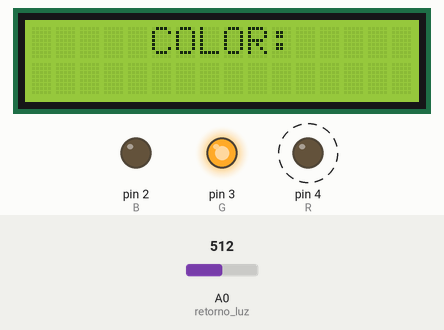
A sketch run on a simulated Arduino Uno, built with avr-gcc and run on an emulated ATmega328P. Shown: 16×2 character LCD, output pins drawn as LEDs (lit = HIGH). Dashed ring = blinking. The inputs (shaded band) are chosen by the test bench; at power-on: A0 (retorno_luz) = 512.

Above: at 0.43 s.
1.3 s: A0 (retorno_luz) set to 526
At 2.2 s:
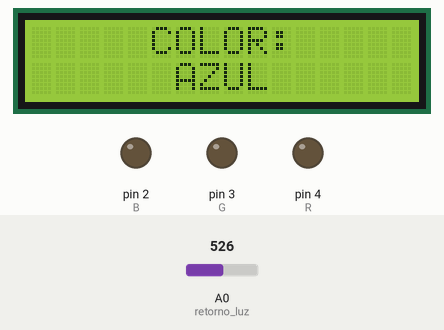
3.9 s: A0 (retorno_luz) set to 554
6.3 s: A0 (retorno_luz) set to 575
At 8.7 s:
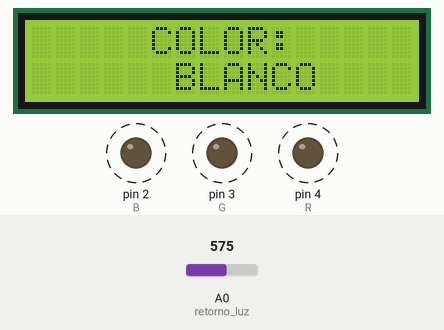
9.3 s: A0 (retorno_luz) set to 216
At 9.48 s:
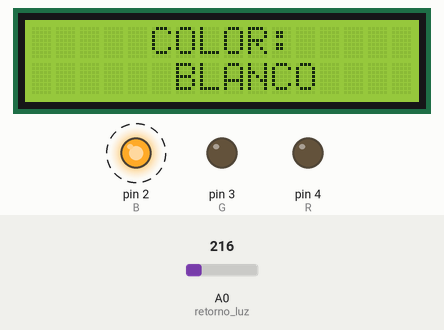
12.3 s: A0 (retorno_luz) set to 185
At 15.1 s:
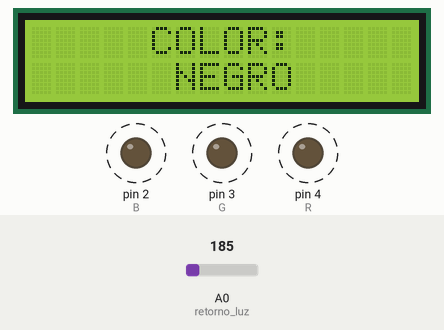
15.3 s: A0 (retorno_luz) set to 130
At 16.5 s:
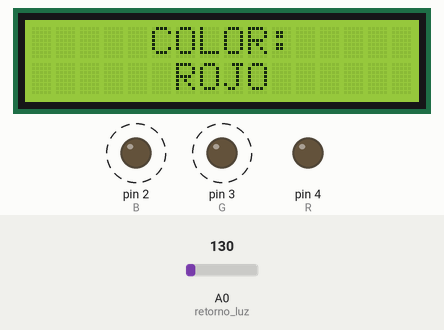
Timing chart, 0 to 18.6 s (numbered marks = the images above; inputs shaded):
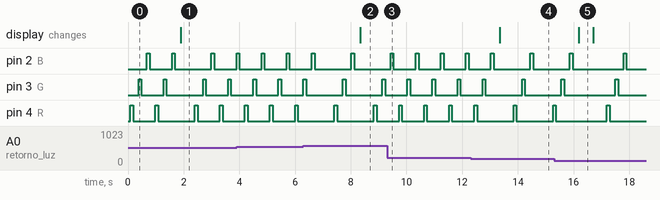

Measured:
- the behaviour switches between 514 and 515 on A0 (retorno_luz) (found by bisection; images 0 and 1)
- the behaviour switches between 566 and 567 on A0 (retorno_luz) (found by bisection; images 1 and 2)
- the behaviour switches between 201 and 200 on A0 (retorno_luz) (found by bisection; images 3 and 4)
- after the input at 1.3 s, the display: changes after 0.60 s (image 1)
- after the input at 6.3 s, pin 2 (B): LOW → HIGH after 1.7 s, → LOW 0.10 s later; pin 3 (G): alternates HIGH for 0.10 s and LOW for 1.3 s, starting after 1.4 s; pin 4 (R): alternates HIGH for 0.10 s and LOW for 1.3 s, starting after 1.1 s; the display: changes after 2.0 s (image 2)
- after the input at 9.3 s, pin 2 (B): alternates HIGH for 0.10 s and LOW for 0.80 s, starting after 1.0 s; pin 3 (G): alternates HIGH for 0.10 s and LOW for 0.80 s, starting after 0.73 s; pin 4 (R): alternates HIGH for 0.10 s and LOW for 0.80 s, starting after 0.43 s
- after the input at 12.3 s, pin 2 (B): LOW → HIGH after 2.1 s, → LOW 0.10 s later; pin 3 (G): LOW → HIGH after 1.8 s, → LOW 0.10 s later; pin 4 (R): LOW → HIGH after 1.5 s, → LOW 0.10 s later, → HIGH 1.3 s later; the display: changes after 1.0 s (image 4)
- after the input at 15.3 s, pin 2 (B): LOW → HIGH after 2.5 s, → LOW 0.10 s later; pin 3 (G): LOW → HIGH after 2.2 s, → LOW 0.10 s later; the display: changes after 0.88 s (image 5)

The sketch:

BANDA_DE_COLOR.ino
```cpp
  //Librerias
#include <Wire.h>
#include <LiquidCrystal_I2C.h>

//Directivas de preprocesador
#define direccion_lcd 0x3F //Direccion del I2C del LCD
#define filas 2
#define columnas 16
#define retorno_luz A0    //Lectura de entrada
#define R 4
#define G 3
#define B 2


//Variables
byte luz_R;
byte luz_G;
byte luz_B;

//Funciones
int medicion_color();
void comparacion();

//Constructor
LiquidCrystal_I2C PANTALLA(direccion_lcd, columnas, filas);

  void setup() {
    Serial.begin(9600);
    pinMode(R, OUTPUT);
    pinMode(G, OUTPUT);
    pinMode(B, OUTPUT);
    pinMode(retorno_luz, INPUT);
     PANTALLA.init();
  PANTALLA.backlight();
PANTALLA.setCursor(0,0);
  PANTALLA.print("     COLOR:     ");
}

void loop() {

  medicion_color();
  comparacion();
}

 int medicion_color(){
  digitalWrite(R, HIGH);
  luz_R = map(analogRead(retorno_luz),0,1024,0,255);
  delay(100);
  digitalWrite(R, LOW);
  delay(200);
  digitalWrite(G, HIGH);
  luz_G = map(analogRead(retorno_luz),0,1024,0,255);
  delay(100);
  digitalWrite(G, LOW);
  delay(200);
  digitalWrite(B, HIGH);
  luz_B = map(analogRead(retorno_luz),0,1024,0,255);
  delay(100);
  digitalWrite(B, LOW);
  delay(200);
  }
  void comparacion(){
    if(luz_R > luz_G && luz_R > luz_B){
      PANTALLA.setCursor(0,1);
  PANTALLA.print("      ROJO      ");
  delay(500);
      }
    if(luz_G > luz_R && luz_G > luz_B){
      PANTALLA.setCursor(0,1);
  PANTALLA.print("      VERDE     ");
  delay(500);
      }
      if(luz_B > luz_R && luz_B > luz_G){
      PANTALLA.setCursor(0,1);
  PANTALLA.print("      AZUL      ");
  delay(500);
      }
      if(luz_G < 50 && luz_R < 50 && luz_B < 50){
      PANTALLA.setCursor(0,1);
  PANTALLA.print("      NEGRO     ");
  delay(500);
      }
      if(luz_G > 140 && luz_R > 140 && luz_B > 140){
      PANTALLA.setCursor(0,1);
  PANTALLA.print("      BLANCO     ");
  delay(500);
      }
    }
```
